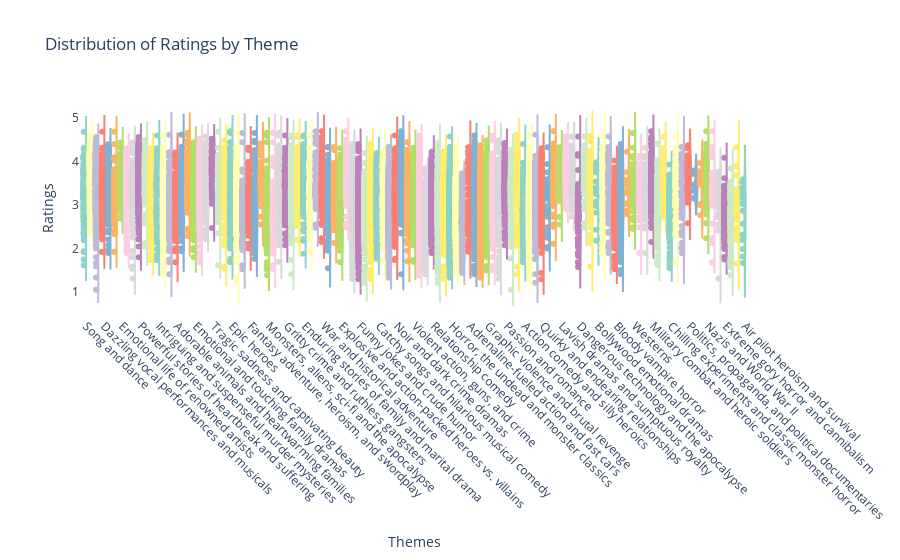

The notebook cell saved with this chart:
### Markdown cell above
#### Violin plot to show the distribution of ratings by theme

### Code cell
fig = px.violin(films_exploded_themes,
                x='themes',
                y='letterboxd_rating',
                title="Distribution of Ratings by Theme",
                labels={'letterboxd_rating': 'Ratings', 'themes': 'Film Themes'},
                color='themes',  
                box=True,  # Show box plot inside the violin plot
                points='all',  
                color_discrete_sequence=px.colors.qualitative.Set3)

fig.update_layout(
    xaxis_title="Themes",
    yaxis_title="Ratings",
    xaxis_tickangle=45,  
    showlegend=False,  
    plot_bgcolor='white'
)

fig.show()
